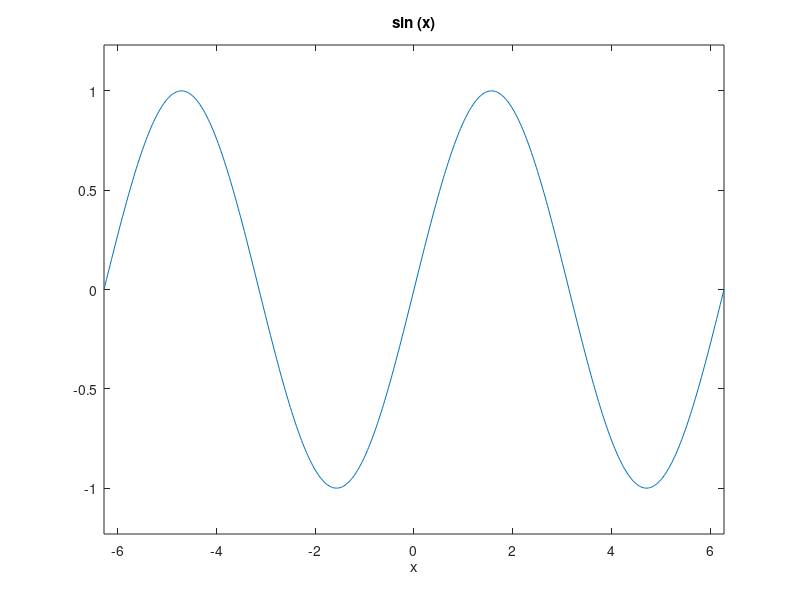

The MATLAB script that drew this image: (Note: this script raises an error after producing the figure.)
ezplot(@(x) sin(x))
pause 

syms x y
f=cos(x*y)+sin(x);
ezsurf(f,[-pi, pi,-pi,pi])

pause
clear x y
g=@(x,y) 1./(x.^2+y.^2);
ezsurf(g)

pause
ezplot(f,[-pi, pi,-pi,pi])
